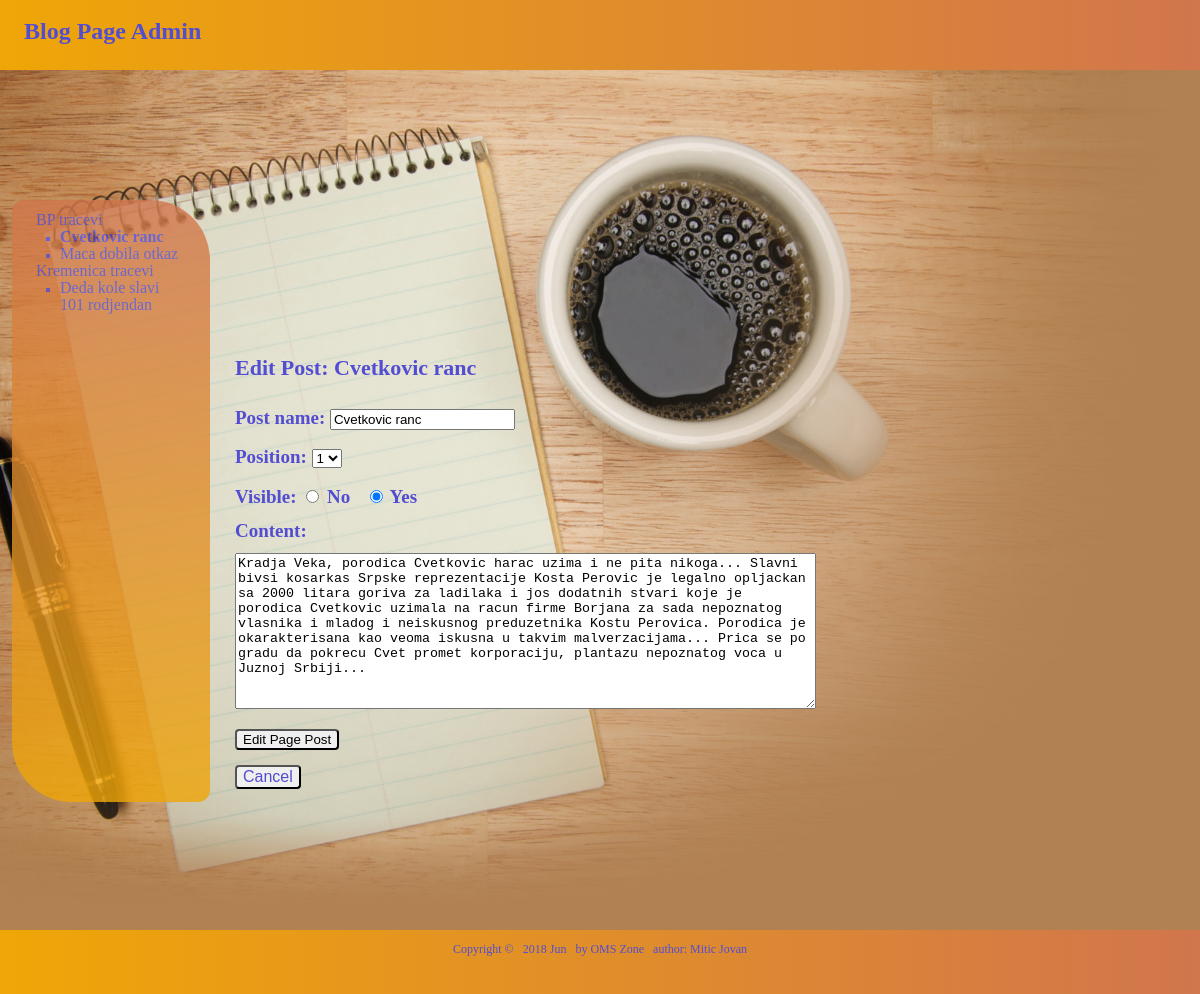
The app's page /edit_page.php?page=21 with its own data.
### tables this page shows
CREATE TABLE `subjects` (
  `id` int(11) NOT NULL AUTO_INCREMENT,
  `manu_name` varchar(650) DEFAULT NULL,
  `position` int(3) NOT NULL,
  `visible` tinyint(1) NOT NULL,
  PRIMARY KEY (`id`)
);

CREATE TABLE `pages` (
  `id` int(11) NOT NULL AUTO_INCREMENT,
  `subject_id` int(11) NOT NULL,
  `manu_name` varchar(30) NOT NULL,
  `position` int(3) NOT NULL,
  `visible` tinyint(1) NOT NULL,
  `content` text,
  PRIMARY KEY (`id`),
  KEY `subject_id` (`subject_id`)
);

### public/edit_page.php (the view, shortened to what this page needs)
<?php require_once("../includes/db_connection.php"); ?>
<?php require_once("../includes/functions.php"); ?>
<?php find_selected_page(); ?>
<?php include("../includes/layouts/header.php"); ?>
	<div id="main">
	<div id="navigation">
		<?php echo navigation($current_subject, $current_page); ?>
	</div>
	<div id="page">
		<br>
		<h2>Edit Post:
			<?php echo htmlentities($current_page["manu_name"]); ?></h2>
		<form action="edit_page.php?page=<?php echo urlencode($current_page["id"]); ?> " method="post">
		<p>Post name:
			<input type="text" name="manu_name" value="<?php echo htmlentities($current_page["manu_name"]); ?> ">
		</p>
		<p>Position:
		<select name="position">
			<?php
			$page_set = find_pages_for_subject($current_page["subject_id"], false);
			$page_count = mysqli_num_rows($page_set);
			for ($count = 1; $count <= $page_count; $count++){
				echo "<option value=\"{$count}\"";
				if ($current_page["position"] == $count) {
					echo "selected";
				}
				echo ">{$count}</option>";
			}
			 ?>
		</select>
		</p>
		<p>Visible:
			<input type="radio" name="visible" value="0" <?php if ($current_page["visible"] == 0) {echo "checked"; } ?> /> No &nbsp;
			<input type="radio" name="visible" value="1" <?php if ($current_page["visible"] == 1) {echo "checked"; } ?> /> Yes
		</p>
		<p>Content:<br><br>
		<textarea name="content" rows="10" cols="70"><?php echo htmlentities($current_page["content"]); ?></textarea>
		</p>
		<input class="button" type="submit" name="submit" value="Edit Page Post">
		</form>
		<br>
		<button class="button"><a href="manage_content.php?page=<?php echo urlencode($current_page["id"]); ?>">Cancel</a></button>
	</div>
</div>
		<?php include("../includes/layouts/footer.php") ?>

### includes/functions.php (shortened to what this page needs)
<?php
	function find_all_subjects($public=true) {
				global $connection;
				$query = "SELECT * ";
				$query .= "FROM subjects " ;
				$query .= "ORDER BY position ASC";
				$subject_set = mysqli_query($connection, $query);
				return $subject_set;
	}
	function find_pages_for_subject($subject_id, $public=true) {
				global $connection;
				$safe_subject_id = mysqli_real_escape_string($connection, $subject_id);
				$query = "SELECT * ";
				$query .= "FROM pages ";
				$query .= "WHERE subject_id = {$safe_subject_id} ";
				$query .= "ORDER BY position ASC";
				$page_set = mysqli_query($connection, $query);
				return $page_set;
	}
	function find_page_by_id($page_id, $public=true) {
				global $connection;
				$query = "SELECT * ";
				$query .= "FROM pages " ;
				$query .= "WHERE id = {$page_id} ";
				$query .= "LIMIT 1";
				$page_set = mysqli_query($connection, $query);
				 if ($page = mysqli_fetch_assoc($page_set)) {
				 	return $page;
				 } else {
				 	return null;
				 }
	}
	function find_selected_page($public=false) {
		if (isset($_GET["subject"])) {
			$current_subject = find_subject_by_id($_GET["subject"],$public);
			if ($current_subject && $public) {
				$current_page = find_default_page_for_subject($current_subject["id"]);
			} else {
				$current_page = null;
			}
		} elseif (isset($_GET["page"])) {
			$current_subject = null;
			$current_page = find_page_by_id($_GET["page"], $public);
		} else {
			$current_subject = null;
			$current_page = null;
		}
	}
	function navigation($subject_array, $page_array) {
		$output = "<ul class=\"subjects\">";
				$subject_set = find_all_subjects(false);
				while ($subject = mysqli_fetch_assoc($subject_set)) {
					$output .= "<li";
					$output .= ">";
					$output .= "<a href=\"manage_content.php?subject=";
					$output .= urlencode($subject["id"]);
					$output .= "\">";
					$output .= htmlentities($subject["manu_name"]);
					$output .= "</a>";
					$page_set = find_pages_for_subject($subject["id"], false);
					$output .="<ul class=\"pages\">";
					while ($page = mysqli_fetch_assoc($page_set)) {
					$output .= "<li";
					if ($page_array && $page["id"] == $page_array["id"]) {
					$output .= " class=\"selected\"";
					}
					$output .= ">";
					$output .= "<a href=\"manage_content.php?page=";
					$output .= urlencode($page["id"]);
					$output .= "\">";
					$output .= htmlentities($page["manu_name"]);
					$output .= "</a></li>";
					}
					$output .= "</ul></li>";
				}
			$output .= "</ul>";
			return $output;
	}
 ?>

### public/css/public.css (style rules this page uses)
html body { margin: 0; padding: 0; border: 0; font-size: 12px; line-height: 15px; background: #5892ef; }
p { color: #534dd1; }
a { color: #534dd1; }
.button { border-radius: 4px; }
#main { height: 860px; width: 100%; margin: 0; padding: 0; background-image: url("../images/pic4.jpg"); background-repeat: no-repeat; background-size: cover; }
#navigation { float: left; width: 150px; height: 70%; margin-top: 130px; margin-left: 12px; padding: 0 2em; color: #534dd1; background: linear-gradient(#d1764d, #efa607); border-radius: 12px 60px; opacity: 0.8; margin-right: 25px; }
#navigation a { text-decoration: none; }
ul.subjects { margin: 1em 0; padding-left: 0; list-style: none; }
ul.pages { padding-left: 2em; list-style: square; font-weight: normal; }
.selected { font-weight: bold; }
#page { vertical-align: top; padding-top: 260px; margin-left: 220px; }
#page h2 { color: #534dd1; margin: 0 auto; padding: 15px; font-size: 22px; }
#page p, a { font-size: 16px; text-decoration: none; }
#page p { font-size: 19px; color: #534dd1; font-weight: bold; }

### records on screen
subjects: value "BP tracevi"
pages: value "Cvetkovic ranc", manu_name "Cvetkovic ranc", position "1", visible "☑", content "Kradja Veka, porodica Cvetkovic harac uzima i ne pita nikoga... Slavni bivsi kosarkas Srpske reprezentacije Kosta Perovic je legalno opljackan sa 2000 litara goriva za ladilaka i jos dodatnih stvari koje je porodica Cvetkovic uzimala na racun firme Borjana za sada nepoznatog vlasnika i mladog i neiskusnog preduzetnika Kostu Perovica. Porodica je okarakterisana kao veoma iskusna u takvim malverzacijama... Prica se po gradu da pokrecu Cvet promet korporaciju, plantazu nepoznatog voca u Juznoj Srbiji..."
pages: value "Maca dobila otkaz"
subjects: value "Kremenica tracevi"
pages: value "Deda kole slavi 101 rodjendan"
